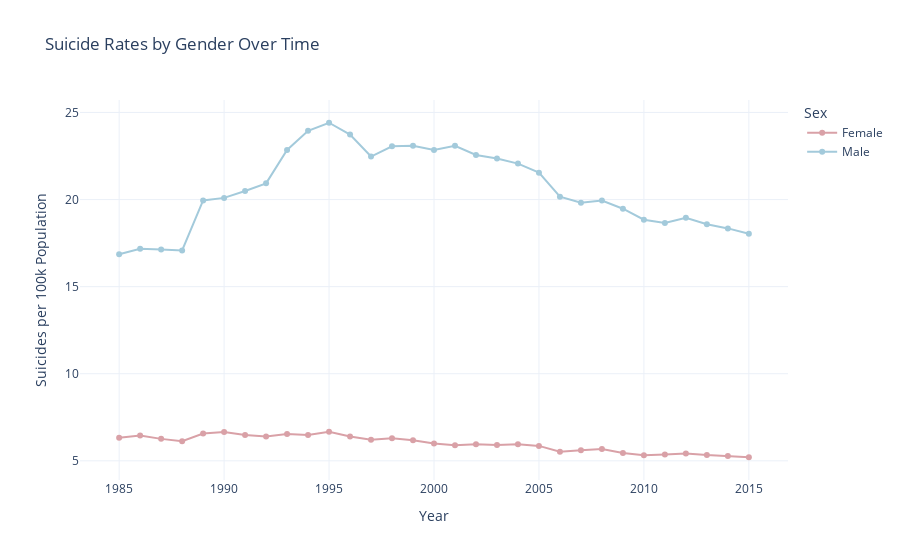

Source (notebook cell):
### Code cell
import plotly.graph_objects as go


fig = go.Figure()

fig.add_trace(go.Scatter(x=pivot_gender_year.index, y=pivot_gender_year['female'],
                         mode='lines+markers',
                         name='Female',
                         line=dict(color='#D9A1A7')))

fig.add_trace(go.Scatter(x=pivot_gender_year.index, y=pivot_gender_year['male'],
                         mode='lines+markers',
                         name='Male',
                         line=dict(color='#A3CADB')))

fig.update_layout(
    title='Suicide Rates by Gender Over Time',
    xaxis_title='Year',
    yaxis_title='Suicides per 100k Population',
    legend_title='Sex',
    hovermode='x unified',  
    template='plotly_white'  
)

fig.show()

### Figure 1 — Plotly figure (JSON) as saved in the notebook; plotly's stock layout.template omitted (floating-point values rounded to 4 significant figures)
{"data": [{"line": {"color": "#D9A1A7"}, "mode": "lines+markers", "name": "Female", "type": "scatter", "visible": true, "x": [1985, 1986, 1987, 1988, 1989, 1990, 1991, 1992, 1993, 1994, 1995, 1996, 1997, 1998, 1999, 2000, 2001, 2002, 2003, 2004, 2005, 2006, 2007, 2008, 2009, 2010, 2011, 2012, 2013, 2014, 2015], "y": [6.331, 6.455, 6.26, 6.128, 6.569, 6.648, 6.48, 6.402, 6.536, 6.483, 6.67, 6.401, 6.204, 6.292, 6.175, 5.996, 5.892, 5.952, 5.905, 5.948, 5.856, 5.526, 5.608, 5.677, 5.449, 5.324, 5.362, 5.418, 5.328, 5.274, 5.205]}, {"line": {"color": "#A3CADB"}, "mode": "lines+markers", "name": "Male", "type": "scatter", "visible": true, "x": [1985, 1986, 1987, 1988, 1989, 1990, 1991, 1992, 1993, 1994, 1995, 1996, 1997, 1998, 1999, 2000, 2001, 2002, 2003, 2004, 2005, 2006, 2007, 2008, 2009, 2010, 2011, 2012, 2013, 2014, 2015], "y": [16.87, 17.18, 17.14, 17.08, 19.95, 20.1, 20.49, 20.93, 22.85, 23.95, 24.41, 23.74, 22.47, 23.06, 23.09, 22.85, 23.09, 22.56, 22.36, 22.07, 21.55, 20.17, 19.82, 19.95, 19.48, 18.85, 18.66, 18.96, 18.58, 18.34, 18.04]}], "layout": {"autosize": true, "hovermode": "x unified", "legend": {"title": {"text": "Sex"}}, "title": {"text": "Suicide Rates by Gender Over Time"}, "xaxis": {"autorange": true, "range": [1983.0, 2017.0], "title": {"text": "Year"}, "type": "linear"}, "yaxis": {"autorange": true, "range": [3.62, 26.0], "title": {"text": "Suicides per 100k Population"}, "type": "linear"}}}
